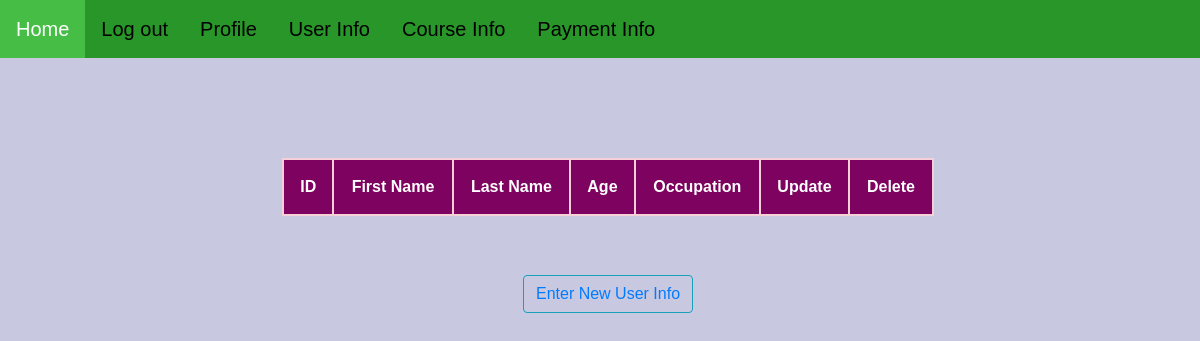
Page /userinfo/ (signed in) on the earlier database version.
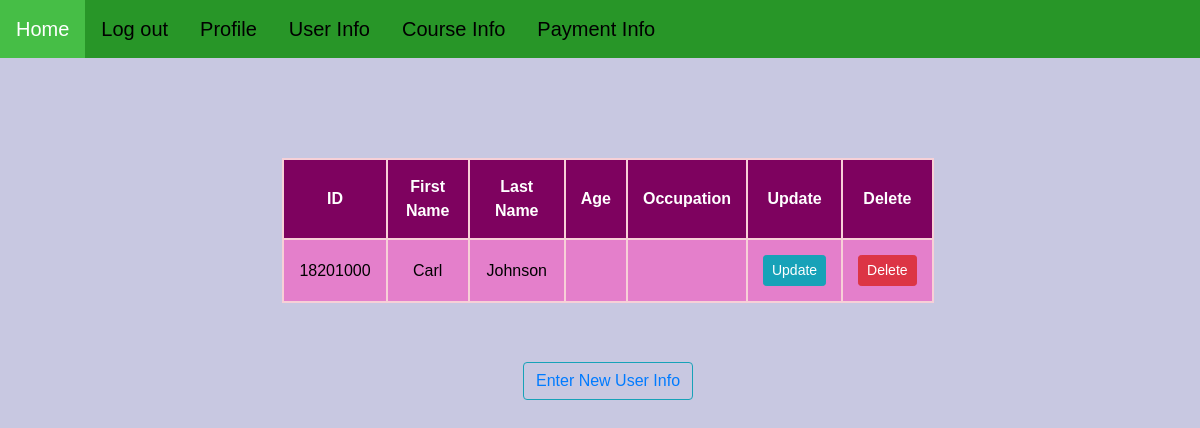
Same page on the later database version.
### User/models.py (models this page shows)
class Userinfo(models.Model):
    user = models.CharField(max_length=20, db_column="user",default="JohnDoe", verbose_name='Username')
    user_id = models.CharField(max_length=8, default=18201000, verbose_name='User ID', unique=True)
    user_firstname = models.CharField(max_length=20, db_column="First name",default="John", verbose_name='First Name')
    user_lastname = models.CharField(max_length=20, db_column="Last name", default="Doe", verbose_name='Last Name')
    user_semester = models.CharField(max_length=50, db_column="Semester", default = "1-1", verbose_name='Semester')
    class Meta:
        db_table = "User Info"

### User/views.py (the view)
# urls.py: path('userinfo/', uviews.userinfo, name="userinfo"),
@login_required
def userinfo(request):
    uinfo = Userinfo.objects.all().order_by('user_id', '-user_semester')
    context = {'uinfo': uinfo}
    return render(request, "User/userinfo.html", context)

### Templates/User/userinfo.html (shortened to what this page needs)
{% extends 'User/base.html' %}
{% load crispy_forms_tags %}
{% block content %}
{% load static %}
<table>
    <tr>
        <th>ID</th>
        <th>First Name</th>
        <th>Last Name</th>
        <th>Age</th>
        <th>Occupation</th>
        <th>Update</th>
        <th>Delete</th>
    </tr>
    {% for r in uinfo %}
    <tr>
        <td>{{ r.user_id }}</td>
        <td>{{ r.user_firstname }}</td>
        <td>{{ r.user_lastname }}</td>
        <td>{{ r.user_age }}</td>
        <td>{{ r.user_occupation }}</td>
        <td><a class="btn btn-sm btn-info" href="{% url 'updateuser' r.user_id %}">Update</a></td>
        <td><a class="btn btn-sm btn-danger" href="{% url 'deleteuser' r.user_id %}">Delete</a></td>
    </tr>
    {% endfor %}
</table>
<div class="container" style="padding-left:25%; padding-right:25%; padding-top:5%;">
    <button class="form-group btn btn-outline-info" type="button">
        <a href="{% url 'enteruserinfo' %}">Enter New User Info</a>
    </button>
    <br>
</div>
{% endblock %}

### Templates/User/base.html (shortened to what this page needs)
<!DOCTYPE html>
<html>
<head>
    <link rel="stylesheet" href="https://cdnjs.cloudflare.com/ajax/libs/font-awesome/4.7.0/css/font-awesome.min.css">
    <link rel="stylesheet" href="https://maxcdn.bootstrapcdn.com/bootstrap/4.5.2/css/bootstrap.min.css">
    {% load static %}
    <link rel="stylesheet" href="{% static 'User/style.css' %}">
</head>
<body>
<div class="topnav">
    <a class="active" href="{% url 'home' %}">Home</a>
    {% if user.is_authenticated %}
        <a href="{% url 'logout' %}">Log out</a>
        <a href="{% url 'profile' %}">Profile</a>
        <a href="{% url 'userinfo' %}">User Info</a>
        <a href="{% url 'courseinfo' %}">Course Info</a>
        <a href="{% url 'paymentinfo' %}">Payment Info</a>
    {% else %}
        <a href="{% url 'login' %}">Log in</a>
        <a href="{% url 'register' %}">Register</a>
    {% endif %}
</div>
<div style="padding-left:16px" align="center">
    {% block content %}
    {% endblock %}
</div>
</body>
</html>

### User/static/User/style.css (style rules this page uses)
* { box-sizing: border-box; }
body { margin: 0; font-family: Arial, Helvetica, sans-serif; font-size: 16px; color: rgb(0,0,0); background-color: rgb(200,200,225); }
.topnav { overflow: hidden; background-color: rgb(40,150,40); }
.topnav a { float: left; display: block; color: black; text-align: center; padding: 14px 16px; text-decoration: none; font-size: 20px; }

### Templates/User/userinfo.html (style rules this page uses)
table, th, td { border: 2px solid rgb(247, 208, 215); height: 40px; }
table { margin-top:100px; width: 55%; }
th { background-color: #7e025f; color: white; }
td { background-color: #e47fcb; color: black; }
th, td { padding: 15px; text-align: center; }

Differences in the rows shown:
added Userinfo: user_id "18201000", user_firstname "Carl", user_lastname "Johnson"
